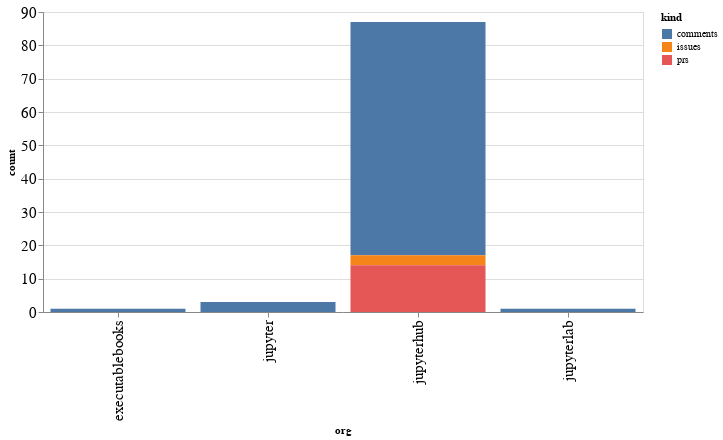

The cell this chart's notebook holds for it:
### Code cell
alt.Chart(org_summaries, width=600).mark_bar().encode(
    x='org',
    y='count',
    color='kind',
    tooltip="org"
)

### Figure 1 — Vega-Lite specification as saved in the notebook (floating-point values rounded to 4 significant figures)
{"config": {"axisLeft": {"labelFontSize": 15}, "axisBottom": {"labelFontSize": 15}}, "data": {"name": "data-43f8ab881d8f4f950073e014a39c4de4"}, "mark": "bar", "encoding": {"color": {"type": "nominal", "field": "kind"}, "tooltip": {"type": "nominal", "field": "org"}, "x": {"type": "nominal", "field": "org"}, "y": {"type": "quantitative", "field": "count"}}, "width": 600, "$schema": "https://vega.github.io/schema/vega-lite/v4.8.1.json", "datasets": {"data-43f8ab881d8f4f950073e014a39c4de4": [{"org": "executablebooks", "kind": "comments", "count": 1}, {"org": "jupyter", "kind": "comments", "count": 3}, {"org": "jupyterhub", "kind": "comments", "count": 70}, {"org": "jupyterhub", "kind": "issues", "count": 3}, {"org": "jupyterhub", "kind": "prs", "count": 14}, {"org": "jupyterlab", "kind": "comments", "count": 1}]}}
